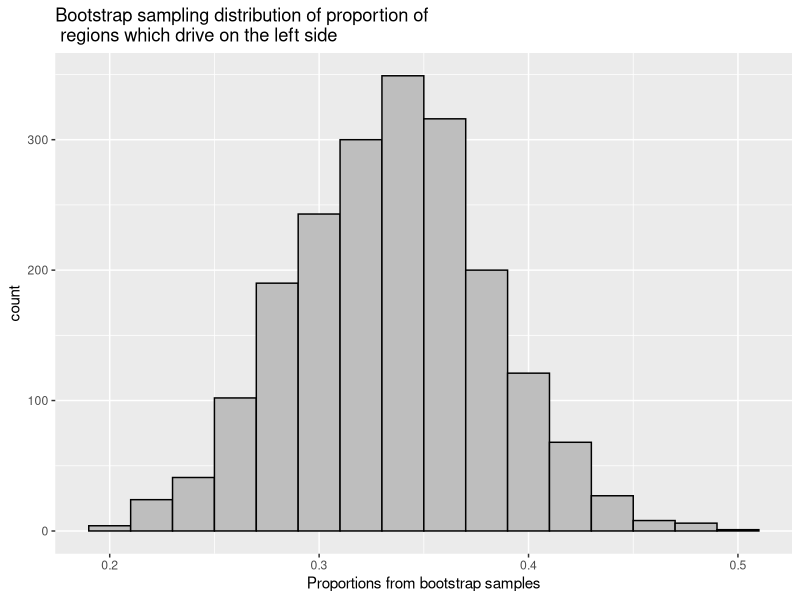

Recreate this plot in R.
## ---- chunk 1
library(tidyverse)
library(knitr)

opts_chunk$set(warning = FALSE, message = FALSE)
## ---- chunk 2
# Create a data frame
road_side <- c( rep("left", 86), rep("right", 270-86) )
roaddata <- tibble(road_side)
## ---- chunk 3
set.seed(333) # change to the last three digits of your student number

road_sample <- roaddata %>% sample_n(100)

## ---- chunk 4
set.seed(333) # change to the last three digits of your student number

boot_p <- rep(NA, 2000)  # where we'll store the bootstrap proportions
 
for (i in 1:2000)
{
  boot_samp <- road_sample %>% sample_n(size = 100, replace=TRUE)
  boot_p[i] <- as.numeric(boot_samp %>% 
                            filter(road_side == "left") %>% 
                            summarize(n()))/100
}

boot_p <- tibble(boot_p)

ggplot(boot_p, aes(x=boot_p)) + geom_histogram(binwidth=0.02, fill="gray", color="black") + 
  labs(x="Proportions from bootstrap samples",
    title="Bootstrap sampling distribution of proportion of \n regions which drive on the left side")
## ---- chunk 5
quantile(boot_p$boot_p, c(0.05, 0.95))
